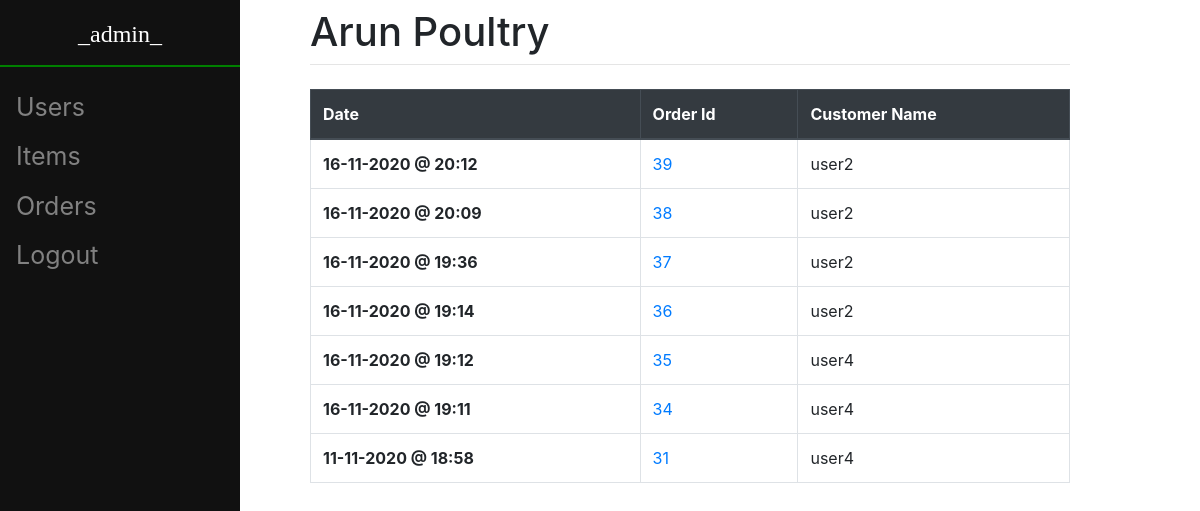
Page /view/ (signed in) on the earlier database version.
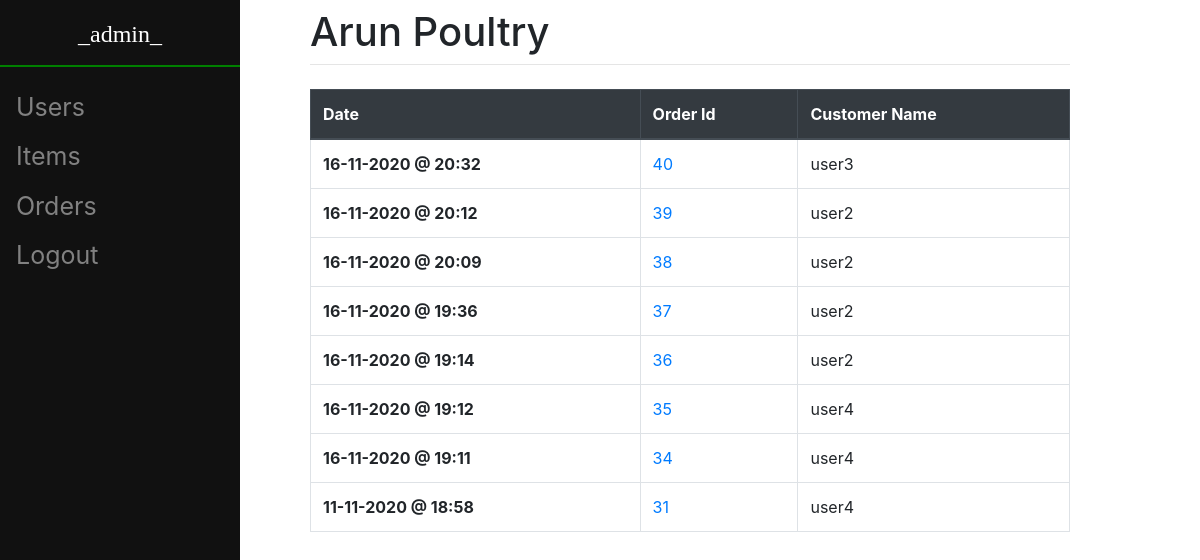
Same page on the later database version.
### orders/models.py (models this page shows, shortened)
class Order(models.Model):
	user = models.ForeignKey(User, on_delete = models.CASCADE, related_name = "user_order", null = False)
	items = models.ManyToManyField(Item, through = "Order_Item", related_name = "ord_item")
	cost = models.FloatField(default = 0, null = False)
	paid = models.BooleanField(default = False, null = False)
	delivered = models.BooleanField(default = False, null = False)
	created_at = models.DateTimeField(auto_now_add=True)
	updated_at = models.DateTimeField(auto_now=True)

### orders/views.py (the view)
# urls.py: path("view/", views.OrderListView.as_view(), name = "view"),
class OrderListView(LRM, View):
    model = Order
    template_name = "orders/order_list.html"
    def get(self, response):
        user_type = get_object_or_404(User_Type, user = response.user)
        priv = user_type.privilege
        if priv == True:
            orders = Order.objects.all().order_by('-updated_at')
        else:
            orders = Order.objects.filter(user = response.user).order_by('-updated_at')
        for ord in orders:
            ord.updated = ord.updated_at.strftime("%d-%m-%Y @ %H:%M")
        ctx = {'privilege' : priv, 'order_list' : orders}
        return render(response, self.template_name, ctx)

### orders/templates/orders/order_list.html (shortened to what this page needs)
{% extends 'orders/base.html' %}
{% block content %}
	{% if order_list %}
		<table class = "table table-bordered table-hover">
			<thead class="thead-dark">
				<tr>
					<th scope="col">Date</th>
					<th scope="col">Order Id</th>
					{% if privilege %}
						<th scope = "col">Customer Name</th>
					{% endif %}
				</tr>
			</thead>
			<tbody>
				{% for ord in order_list %}
					<tr>
						<th scope="row"> {{ ord.updated }} </th>
						<td><a href = "{% url 'orders:order_detail'  ord.id %}"> {{ ord.id }} </a></td>
						{% if privilege %}
							<td> {{ ord.user }} </td>
						{% endif %}
					</tr>
				{% endfor %}
			</tbody>
		</table>
	{% else %}
			<p>There are no orders to view</p>
    {% endif %}
{% endblock %}

Differences in the rows shown:
added Order: updated "16-11-2020 @ 20:32", id "40", user "user3"
